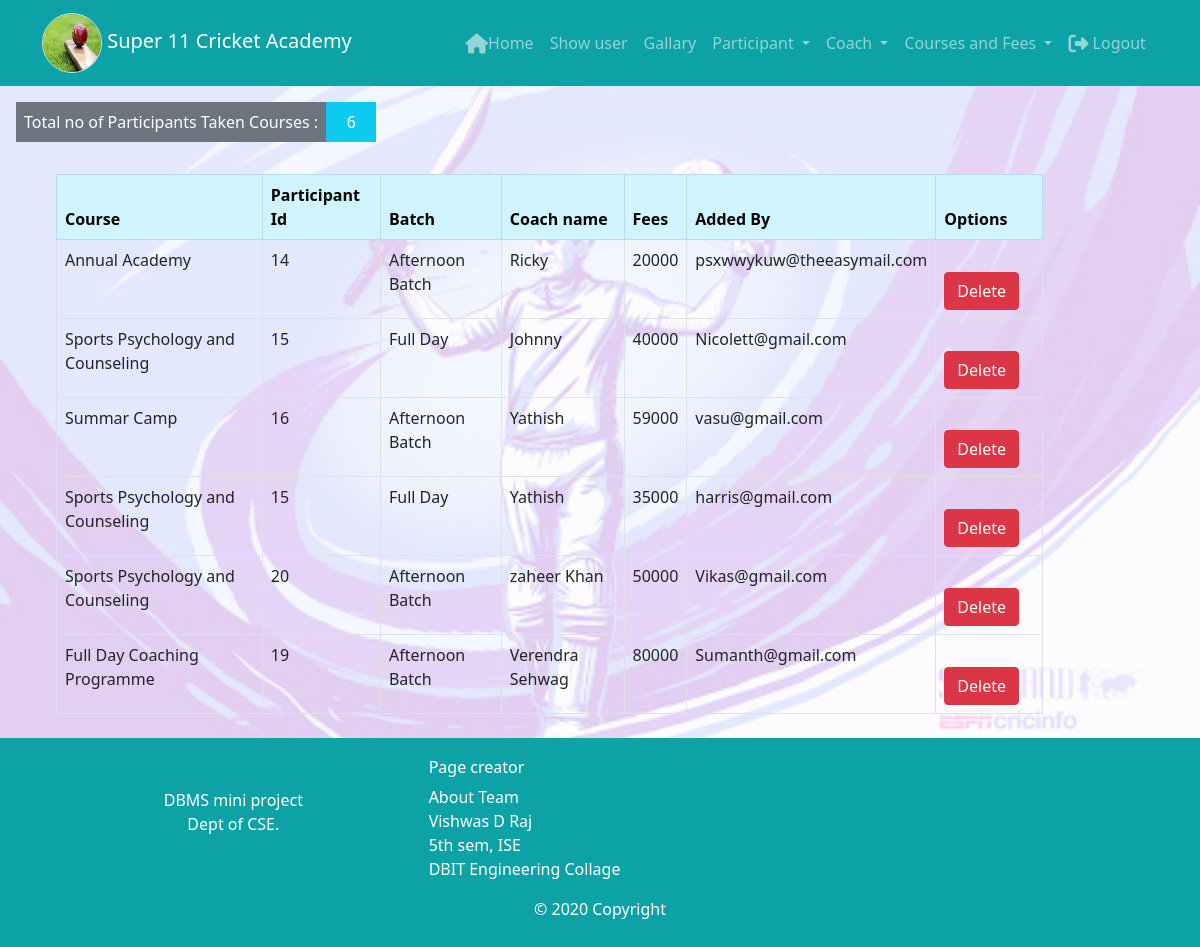
The page /ashow_parCoach.php on the database its author committed.
### tables this page shows
CREATE TABLE `courses` (
  `co_id` int(10) NOT NULL,
  `course` varchar(50) NOT NULL,
  `par_id` int(10) NOT NULL,
  `batch` varchar(50) NOT NULL,
  `c_name` varchar(40) NOT NULL,
  `fees` int(30) NOT NULL,
  `mail` varchar(30) NOT NULL
);

### function.php (called while the page is built, shortened)
<?php
    function get_courses_count(){
		$connection = mysqli_connect("localhost","root","");
		$course_count = "";
		$query = "select count(*) as c_id from courses";
		$query_run = mysqli_query($connection,$query);
		while($row = mysqli_fetch_assoc($query_run)){
			$course_count = $row['c_id'];
		}
		return($course_count);
    }
?>

### ashow_parCoach.php (the view, shortened to what this page needs)
<?php
    require('function.php');
    $connection = mysqli_connect("localhost","root","");
?>
<!doctype html>
<html lang="en">
<head>
  <link href="https://cdn.jsdelivr.net/npm/bootstrap@5.0.0-beta1/dist/css/bootstrap.min.css" rel="stylesheet"
>
  <link rel="stylesheet" href="Css/style.css">
</head>
<body>
  <nav class="navbar navbar-dark navbar-expand-sm" style="background-color: #0DA2A6" ;>
    <div class=" container">
      <a class="navbar-brand" href=""><img src="Images/cricket.jpeg" alt="" class="rounded-circle border" height="60"
          width="60">
        Super 11 Cricket Academy</a>
      <ul class="nav navbar-nav navbar navbar-right">
        <li class="nav-item active"><a class="nav-link" href="admin_dashboard.php"><i
              class="fa fa-home fa-lg"></i>Home</a></li>
        <li class="nav-item "><a class="nav-link" href="show_user.php">Show user</a></li>
        <li class="nav-item "><a class="nav-link" href="gallaryAdmin.php">Gallary</a></li>
        <li class="nav-item dropdown">
          <a class="nav-link dropdown-toggle" href="#" id="navbarDropdown" role="button" data-bs-toggle="dropdown"
            aria-expanded="false">
            Participant
          </a>
        </li>
        <li class="nav-item dropdown">
          <a class="nav-link dropdown-toggle" href="#" id="navbarDropdown" role="button" data-bs-toggle="dropdown"
            aria-expanded="false">
            Coach
          </a>
        </li>
        <li class="nav-item dropdown">
          <a class="nav-link dropdown-toggle" href="#" id="navbarDropdown" role="button" data-bs-toggle="dropdown"
            aria-expanded="false">
            Courses and Fees
          </a>
        </li>
        <li class="nav-item "><a class="nav-link btn-pd" href="logout.php"> <i class="fa fa-sign-out fa-lg"></i>
            Logout</a></li> &nbsp
      </ul>
    </div>
  </nav>
  <div class="parallax p-2" style="
    background-position: center;
    background-repeat: no-repeat;
    background-size: cover;
    background-blend-mode: screen;
    background-image: url('Images/century.jpeg'); background-color: rgb(222, 200, 239); min-height: 650px;">
    <div class="col-10">
      <div class="d-flex p-2 text-white">
        <div class="p-2 bg-secondary">Total no of Participants Taken Courses :</div>
        <div class="p-2 bg-info">&nbsp &nbsp<?php echo get_courses_count() ?>&nbsp &nbsp</div>
      </div>
      <br>
      <table class="table table-hover table-bordered mx-5">
        <thead class="table-info">
          <tr>
            <th>Course</th>
            <th>Participant Id</th>
            <th>Batch </th>
            <th>Coach name</th>
            <th>Fees</th>
            <th>Added By</th>
            <th>Options</th>
          </tr>
        </thead>
        <?php
                    $query = "select * from courses order by co_id";
                    $query_run = mysqli_query($connection,$query);
                    while($row = mysqli_fetch_assoc($query_run))
                    {
                        $course = $row['course'];
                        $par_id = $row['par_id'];
                        $batch = $row['batch'];
                        $c_name = $row['c_name'];
                        $fees = $row['fees'];
                        $mail = $row['mail'];
                    ?>
        <tr>
          <td><?php echo $course ?></td>
          <td><?php echo $par_id?></td>
          <td><?php echo $batch ?></td>
          <td><?php echo $c_name ?></td>
          <td><?php echo $fees?></td>
          <td><?php echo $mail ?></td>
          <td>
            <a type="button" class="btn btn-danger" href="delete_course.php?id=<?php echo $row['co_id'];?>">Delete</a>
          </td>
        </tr>
        <?php
                    }
                ?>
      </table>
    </div>
  </div>
  <footer class="footer">
    <div class="container-fluid">
      <div class="row">
        <div class="offset-1 col-lg-2 align-self-center">
          <div class="text-center">
            <p>
              DBMS mini project <br>
              Dept of CSE.
            </p>
          </div>
        </div>
        <div class="offset-1 col-lg-3">
          <h6>Page creator</h6>
          <h7>About Team</h7><br>
          Vishwas D Raj <br>
          5th sem, ISE<br>
          DBIT Engineering Collage<br>
        </div>
      </div>
    </div>
    <div class="footer-copyright text-center py-3">© 2020 Copyright
    </div>
  </footer>
</body>
</html>

### Css/style.css (style rules this page uses)
.footer { color: white; padding: 20px 50px 10px 50px; background-color: #0da2a6; }

### rows shown on the page
courses: course "Annual Academy", par "14", batch "Afternoon Batch", c_name "Ricky", fees "20000", mail "psxwwykuw@theeasymail.com"
courses: course "Sports Psychology and Counseling", par "15", batch "Full Day", c_name "Johnny", fees "40000", mail "Nicolett@gmail.com"
courses: course "Summar Camp", par "16", batch "Afternoon Batch", c_name "Yathish", fees "59000", mail "vasu@gmail.com"
courses: course "Sports Psychology and Counseling", par "15", batch "Full Day", c_name "Yathish", fees "35000", mail "harris@gmail.com"
courses: course "Sports Psychology and Counseling", par "20", batch "Afternoon Batch", c_name "zaheer Khan", fees "50000", mail "Vikas@gmail.com"
courses: course "Full Day Coaching Programme", par "19", batch "Afternoon Batch", c_name "Verendra Sehwag", fees "80000", mail "Sumanth@gmail.com"

### other values the page prints
get_courses_count() "6"
